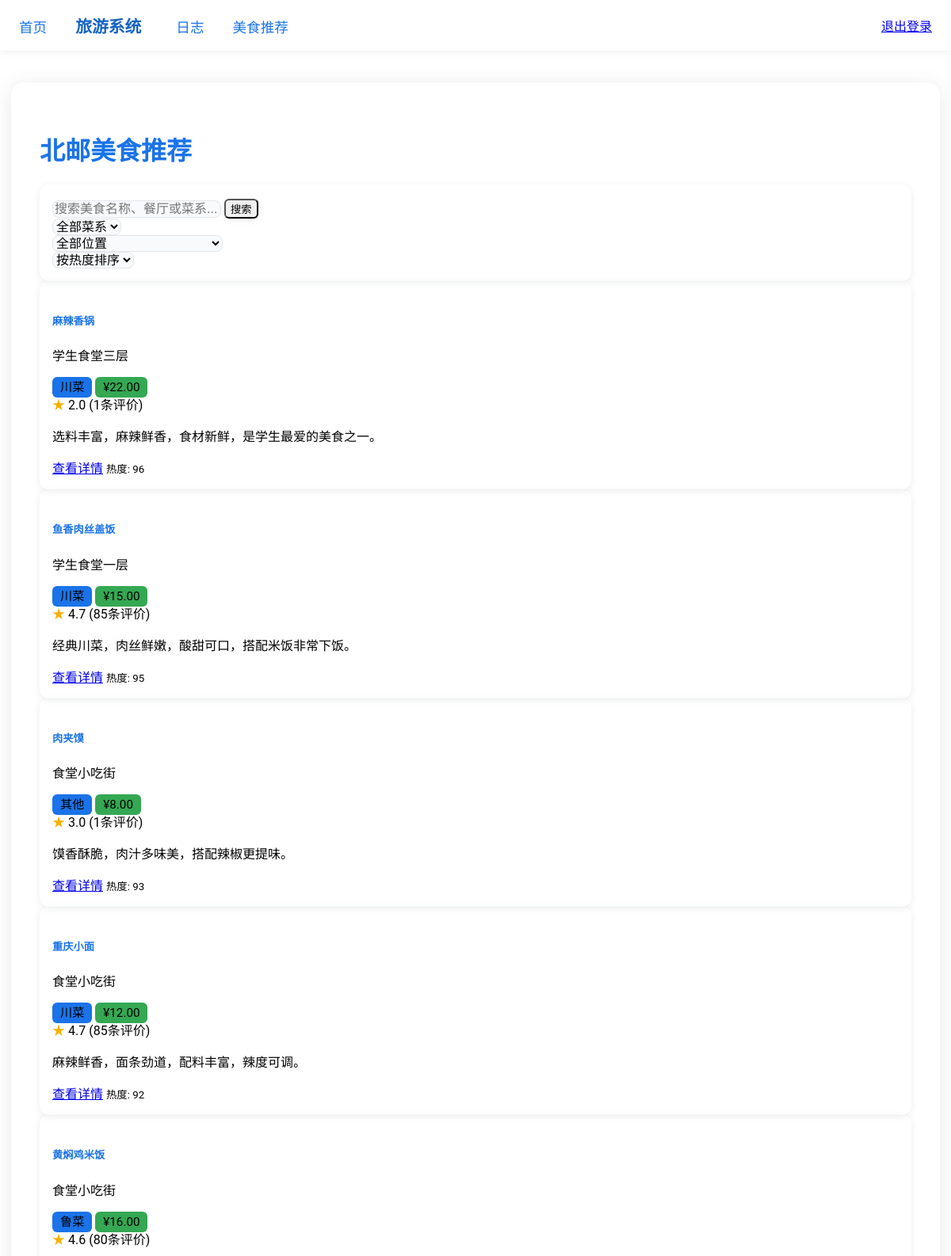
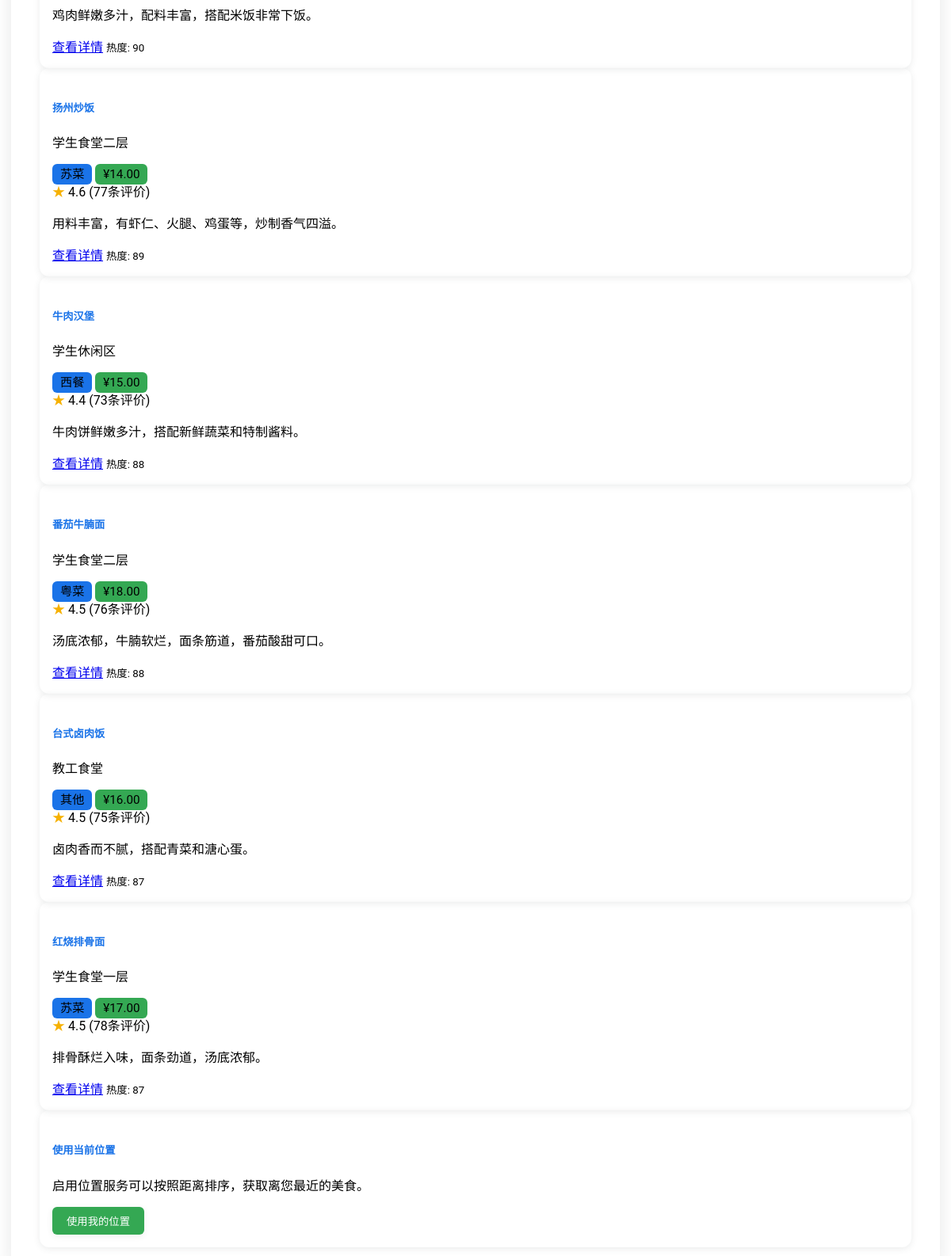
Page /TourismSystem/foods/ (signed in) on the committed database (2 pictures, top to bottom).
### TourismSystem/models.py (models this page shows, shortened)
class Food(models.Model):
    CUISINE_CHOICES = [
        ('', '全部菜系'),
        ('sichuan', '川菜'),
        ('cantonese', '粤菜'),
        ('hunan', '湘菜'),
        ('jiangsu', '苏菜'),
        ('shandong', '鲁菜'),
        ('zhejiang', '浙菜'),
        ('anhui', '徽菜'),
        ('fujian', '闽菜'),
        ('fast_food', '快餐'),
        ('snack', '小吃'),
        ('hotpot', '火锅'),
        ('bbq', '烧烤'),
        ('dessert', '甜点'),
        ('drink', '饮品'),
        ('western', '西餐'),
        ('japanese', '日料'),
        ('korean', '韩餐'),
        ('southeast_asian', '东南亚菜'),
        ('other', '其他'),
    ]
    name = models.CharField(max_length=100, verbose_name='美食名称')
    restaurant = models.CharField(max_length=100, verbose_name='餐厅/窗口名称', default='学生食堂')
    cuisine = models.CharField(max_length=20, choices=CUISINE_CHOICES, default='', verbose_name='菜系')
    price = models.DecimalField(max_digits=6, decimal_places=2, verbose_name='价格')
    popularity = models.IntegerField(default=0, verbose_name='热度')
    rating = models.FloatField(default=0.0, verbose_name='评分')
    rating_count = models.IntegerField(default=0, verbose_name='评分数量')
    description = models.TextField(blank=True, default='', verbose_name='描述')
    image = models.ImageField(upload_to='food_images/', default='TourismSystem/images/default_food.jpg', verbose_name='图片')
    attraction = models.ForeignKey(Attraction, on_delete=models.CASCADE, related_name='foods', verbose_name='所属景点')
    latitude = models.FloatField(verbose_name='纬度')
    longitude = models.FloatField(verbose_name='经度')
    keywords = models.CharField(max_length=200, blank=True, help_text="用逗号分隔", verbose_name='关键词')
    created_at = models.DateTimeField(auto_now_add=True, verbose_name='创建时间')
    updated_at = models.DateTimeField(auto_now=True, verbose_name='更新时间')
    class Meta:
        ordering = ['-popularity']
        verbose_name = '美食'
        verbose_name_plural = '美食'
        indexes = [
            models.Index(fields=['name']),
            models.Index(fields=['restaurant']),
            models.Index(fields=['cuisine']),
            models.Index(fields=['popularity']),
            models.Index(fields=['rating']),
        ]

### TourismSystem/views.py (the view)
# urls.py: path('foods/', views.food_recommendation, name='food_recommendation'),
@login_required
def food_recommendation(request):
    sort_by = request.GET.get('sort_by', 'popularity')  # 默认按热度排序
    cuisine = request.GET.get('cuisine', '')  # 默认不筛选菜系
    search_query = request.GET.get('query', '')  # 搜索关键词
    attraction_id = request.GET.get('attraction_id', None)  # 景点ID
    foods = FoodFinder.search_foods(search_query, cuisine)
    if attraction_id:
        foods = FoodFinder.filter_by_attraction(foods, attraction_id)
    user_lat = request.GET.get('lat', None)
    user_lon = request.GET.get('lon', None)
    if user_lat and user_lon:
        try:
            user_lat = float(user_lat)
            user_lon = float(user_lon)
        except ValueError:
            user_lat = user_lon = None
    top_foods = FoodSorter.get_top_k_foods(foods, 10, sort_by, user_lat, user_lon)
    if len(top_foods) < 10:
        top_foods = FoodSorter.sort_foods(foods, sort_by, user_lat, user_lon)
    paginator = Paginator(top_foods, 10)
    page_number = request.GET.get("page")
    page_obj = paginator.get_page(page_number)
    cuisine_choices = Food.CUISINE_CHOICES
    attractions = Attraction.objects.all()
    return render(request, "TourismSystem/food_recommendation.html", {
        "page_obj": page_obj,
        "sort_by": sort_by,
        "cuisine": cuisine,
        "cuisine_choices": cuisine_choices,
        "query": search_query,
        "attraction_id": attraction_id,
        "attractions": attractions,
    })

### TourismSystem/food_algorithms.py (called while the page is built)
    @staticmethod
    def heap_select_top_k(foods, k, key_func):
        if not foods or k <= 0:
            return []
        k = min(k, len(foods))
        heap = []
        for food in foods:
            value = key_func(food)
            if len(heap) < k:
                heapq.heappush(heap, (value, food.id, food))
            elif value > heap[0][0]:
                heapq.heappushpop(heap, (value, food.id, food))
        result = [item[2] for item in sorted(heap, key=lambda x: x[0], reverse=True)]
        return result

    @staticmethod
    @lru_cache(maxsize=128)  # 使用缓存优化重复查询
    def search_foods(query, cuisine=None):
        food_query = Food.objects.all()
        if cuisine and cuisine != '':
            food_query = food_query.filter(cuisine=cuisine)
        if not query or query.strip() == '':
            return food_query
        search_query = Q(name__icontains=query) | \
                       Q(restaurant__icontains=query) | \
                       Q(keywords__icontains=query) | \
                       Q(description__icontains=query)
        return food_query.filter(search_query)

### TourismSystem/templates/TourismSystem/food_recommendation.html (shortened to what this page needs)
{% extends "TourismSystem/base.html" %}
{% block content %}
<body>
    <nav class="top_nav">
        <div class="nav-container">
            <div class="nav-left">
                <a href="{% url 'index' %}">首页</a>
                <a href="{% url 'attractions' %}" class="logo">旅游系统</a>
                <a href="{% url 'log' %}">日志</a>
                <a href="{% url 'food_recommendation' %}">美食推荐</a>
            </div>
            <div class="nav-right">
                <div class="user-profile">
                    <a href="{% url 'logout' %}" id="logoutBtn">退出登录</a>
                </div>
            </div>
        </div>
    </nav>
    <main class="main-container">
    <div class="container my-4">
        <h1 class="text-center mb-4">北邮美食推荐</h1>
        <div class="card mb-4">
            <div class="card-body">
                <form method="get" action="{% url 'food_recommendation' %}" class="row g-3">
                    <div class="col-md-4">
                        <div class="input-group">
                            <input type="text" class="form-control" name="query" value="{{ query }}" placeholder="搜索美食名称、餐厅或菜系...">
                            <button class="btn btn-primary" type="submit">搜索</button>
                        </div>
                    </div>
                    <div class="col-md-3">
                        <select name="cuisine" class="form-select">
                            {% for code, name in cuisine_choices %}
                            <option value="{{ code }}" {% if cuisine == code %}selected{% endif %}>{{ name }}</option>
                            {% endfor %}
                        </select>
                    </div>
                    <div class="col-md-3">
                        <select name="attraction_id" class="form-select">
                            <option value="">全部位置</option>
                        </select>
                    </div>
                    <div class="col-md-2">
                        <select name="sort_by" class="form-select">
                            <option value="popularity" {% if sort_by == 'popularity' %}selected{% endif %}>按热度排序</option>
                        </select>
                    </div>
                </form>
            </div>
        </div>
        <div class="row">
            {% if page_obj %}
                {% for food in page_obj %}
                <div class="col-md-4 mb-4">
                    <div class="card h-100">
                        <div class="card-body">
                            <h5 class="card-title">{{ food.name }}</h5>
                            <p class="card-text text-muted">{{ food.restaurant }}</p>
                            <div class="d-flex justify-content-between align-items-center mb-2">
                                <div>
                                    <span class="badge bg-primary">{{ food.get_cuisine_display }}</span>
                                    <span class="badge bg-success">¥{{ food.price }}</span>
                                </div>
                                <div>
                                    <span class="text-warning">★</span> {{ food.rating|floatformat:1 }} ({{ food.rating_count }}条评价)
                                </div>
                            </div>
                            <p class="card-text small">{{ food.description|truncatechars:100 }}</p>
                            <div class="d-flex justify-content-between">
                                <a href="{% url 'food_detail' food.id %}" class="btn btn-outline-primary btn-sm">查看详情</a>
                                <small class="text-muted">热度: {{ food.popularity }}</small>
                            </div>
                        </div>
                    </div>
                </div>
                {% endfor %}
            {% else %}
                <div class="col-12 text-center">
                    <div class="alert alert-info">
                        没有找到符合条件的美食，请尝试调整筛选条件。
                    </div>
                </div>
            {% endif %}
        </div>
        <div class="card mt-4">
            <div class="card-body">
                <h5 class="card-title">使用当前位置</h5>
                <p class="card-text">启用位置服务可以按照距离排序，获取离您最近的美食。</p>
                <button id="useLocation" class="btn btn-success">使用我的位置</button>
            </div>
        </div>
    </div>
    </main>
</body>
{% endblock %}

### TourismSystem/templates/TourismSystem/food_recommendation.html (style rules this page uses)
body { font-family: 'Roboto', Arial, sans-serif; margin: 0; padding: 0; min-height: 100vh; }
.top_nav { background: #fff; box-shadow: 0 2px 8px rgba(60,64,67,0.08); padding: 0 0; position: sticky; top: 0; z-index: 100; }
.nav-container { max-width: 1200px; margin: 0 auto; display: flex; align-items: center; justify-content: space-between; height: 64px; padding: 0 24px; }
.nav-left a { color: #1a73e8; text-decoration: none; font-size: 1.1rem; margin-right: 32px; font-weight: 500; transition: color 0.2s; }
.nav-left a.logo { font-size: 1.3rem; font-weight: 700; color: #1765c1; margin-right: 40px; }
.container { max-width: 1100px; margin: 40px auto 0 auto; background: #fff; border-radius: 16px; box-shadow: 0 4px 24px rgba(60,64,67,0.12); padding: 40px 36px 32px 36px; }
.card { border-radius: 12px; box-shadow: 0 2px 8px rgba(60,64,67,0.10); border: none; }
.card-title, h1, h5 { color: #1a73e8; font-weight: 700; }
.btn-primary, .btn-success, .btn-warning { border-radius: 6px; font-weight: 500; box-shadow: 0 2px 8px rgba(60,64,67,0.08); transition: background 0.2s; }
.form-select, .form-control { border-radius: 8px; border: 1px solid #e3e6ea; background: #f8fafc; font-size: 1rem; transition: border-color 0.2s; }
.card-body { padding: 18px 16px 16px 16px; }
.badge { border-radius: 6px; font-size: 0.95em; padding: 4px 10px; }
.bg-primary { background: #1a73e8 !important; }
.bg-success { background: #34a853 !important; }
.text-warning { color: #f6b100 !important; }
#useLocation { background: #34a853; color: #fff; border: none; border-radius: 6px; font-weight: 500; padding: 8px 18px; transition: background 0.2s; }

### rows in the picture
Food: name "麻辣香锅", restaurant "学生食堂三层", cuisine "川菜", price "22.00", rating "2.0", rating_count "1", description "选料丰富，麻辣鲜香，食材新鲜，是学生最爱的美食之一。", popularity "96"
Food: name "鱼香肉丝盖饭", restaurant "学生食堂一层", cuisine "川菜", price "15.00", rating "4.7", rating_count "85", description "经典川菜，肉丝鲜嫩，酸甜可口，搭配米饭非常下饭。", popularity "95"
Food: name "肉夹馍", restaurant "食堂小吃街", cuisine "其他", price "8.00", rating "3.0", rating_count "1", description "馍香酥脆，肉汁多味美，搭配辣椒更提味。", popularity "93"
Food: name "重庆小面", restaurant "食堂小吃街", cuisine "川菜", price "12.00", rating "4.7", rating_count "85", description "麻辣鲜香，面条劲道，配料丰富，辣度可调。", popularity "92"
Food: name "黄焖鸡米饭", restaurant "食堂小吃街", cuisine "鲁菜", price "16.00", rating "4.6", rating_count "80", description "鸡肉鲜嫩多汁，配料丰富，搭配米饭非常下饭。", popularity "90"
Food: name "扬州炒饭", restaurant "学生食堂二层", cuisine "苏菜", price "14.00", rating "4.6", rating_count "77", description "用料丰富，有虾仁、火腿、鸡蛋等，炒制香气四溢。", popularity "89"
Food: name "牛肉汉堡", restaurant "学生休闲区", cuisine "西餐", price "15.00", rating "4.4", rating_count "73", description "牛肉饼鲜嫩多汁，搭配新鲜蔬菜和特制酱料。", popularity "88"
Food: name "番茄牛腩面", restaurant "学生食堂二层", cuisine "粤菜", price "18.00", rating "4.5", rating_count "76", description "汤底浓郁，牛腩软烂，面条筋道，番茄酸甜可口。", popularity "88"
Food: name "台式卤肉饭", restaurant "教工食堂", cuisine "其他", price "16.00", rating "4.5", rating_count "75", description "卤肉香而不腻，搭配青菜和溏心蛋。", popularity "87"
Food: name "红烧排骨面", restaurant "学生食堂一层", cuisine "苏菜", price "17.00", rating "4.5", rating_count "78", description "排骨酥烂入味，面条劲道，汤底浓郁。", popularity "87"

### other values in the picture
form field cuisine "全部菜系"
